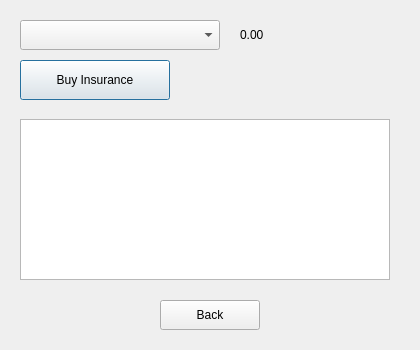
<?xml version="1.0" encoding="UTF-8"?>
<ui version="4.0">
 <class>InssuranceDialog</class>
 <widget class="QDialog" name="InssuranceDialog">
  <property name="geometry">
   <rect>
    <x>0</x>
    <y>0</y>
    <width>420</width>
    <height>350</height>
   </rect>
  </property>
  <property name="windowTitle">
   <string>Insurance</string>
  </property>
  <widget class="QComboBox" name="insuranceComboBox">
   <property name="geometry">
    <rect>
     <x>20</x>
     <y>20</y>
     <width>200</width>
     <height>30</height>
    </rect>
   </property>
  </widget>
  <widget class="QLabel" name="priceLabel">
   <property name="geometry">
    <rect>
     <x>240</x>
     <y>20</y>
     <width>150</width>
     <height>30</height>
    </rect>
   </property>
   <property name="text">
    <string>0.00</string>
   </property>
  </widget>
  <widget class="QPushButton" name="buyButton">
   <property name="geometry">
    <rect>
     <x>20</x>
     <y>60</y>
     <width>150</width>
     <height>40</height>
    </rect>
   </property>
   <property name="text">
    <string>Buy Insurance</string>
   </property>
  </widget>
  <widget class="QListWidget" name="ownedListWidget">
   <property name="geometry">
    <rect>
     <x>20</x>
     <y>119</y>
     <width>370</width>
     <height>161</height>
    </rect>
   </property>
  </widget>
  <widget class="QPushButton" name="backButton">
   <property name="geometry">
    <rect>
     <x>160</x>
     <y>300</y>
     <width>100</width>
     <height>30</height>
    </rect>
   </property>
   <property name="text">
    <string>Back</string>
   </property>
  </widget>
 </widget>
 <resources/>
 <connections/>
</ui>
